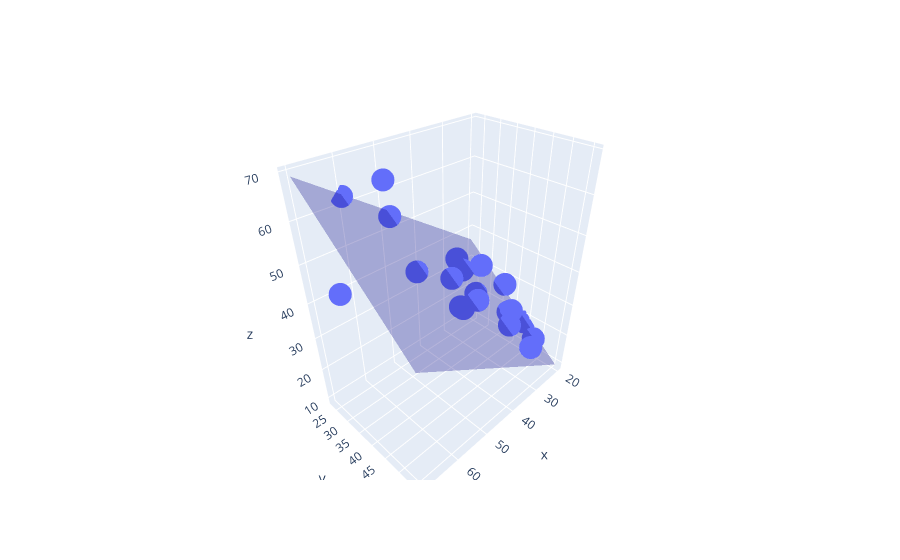

The code cell stored with this chart in its notebook:
### Code cell
import plotly.graph_objects as go

x = np.linspace(dataset['F'].min(), dataset['F'].max(), 5)
y = np.linspace(dataset['S'].min(), dataset['S'].max(), 5)
x, y = np.meshgrid(x, y)

z = model.params['const'] + model.params['F'] * x + model.params['S'] * y
z = z.reshape(x.shape)

make_int = np.vectorize(int)
cmap = plt.get_cmap("tab10")
mycolors = make_int(256*np.array(cmap(1)[0:3])).reshape((1, 1,-1)).repeat(21, axis = 0).repeat(21, axis =1)

fig = go.Figure()
fig.add_trace(go.Scatter3d(x=dataset['F'], y=dataset['S'], z=dataset['PUNTI'], mode='markers'))
fig.add_trace(go.Surface(x=x, y=y, z=z, surfacecolor=mycolors, opacity=.3, showscale=False))

fig.show()

### Figure 1 — Plotly figure (JSON) as saved in the notebook; plotly's stock layout.template omitted (floating-point values rounded to 4 significant figures; data arrays with more than 128 entries replaced by an {"elided": "..."} marker saying what was removed)
{"data": [{"mode": "markers", "type": "scatter3d", "x": [50, 60, 49, 70, 51, 41, 28, 29, 32, 38, 41, 41, 32, 21, 28, 28, 31, 34, 20, 22], "y": [24, 23, 24, 34, 35, 36, 34, 26, 31, 42, 39, 40, 36, 37, 45, 44, 47, 56, 44, 49], "z": [63, 62, 54, 48, 45, 39, 36, 35, 35, 34, 32, 32, 30, 28, 27, 26, 25, 25, 18, 16]}, {"opacity": 0.3, "showscale": false, "surfacecolor": {"elided": "21x21x3 int values"}, "type": "surface", "x": [[20, 32.5, 45, 57.5, 70], [20, 32.5, 45, 57.5, 70], [20, 32.5, 45, 57.5, 70], [20, 32.5, 45, 57.5, 70], [20, 32.5, 45, 57.5, 70]], "y": [[23, 23, 23, 23, 23], [31.25, 31.25, 31.25, 31.25, 31.25], [39.5, 39.5, 39.5, 39.5, 39.5], [47.75, 47.75, 47.75, 47.75, 47.75], [56, 56, 56, 56, 56]], "z": [[36.33, 44.49, 52.65, 60.82, 68.98], [29.63, 37.79, 45.95, 54.11, 62.27], [22.93, 31.09, 39.25, 47.41, 55.57], [16.23, 24.39, 32.55, 40.71, 48.87], [9.524, 17.68, 25.85, 34.01, 42.17]]}], "layout": {}}
